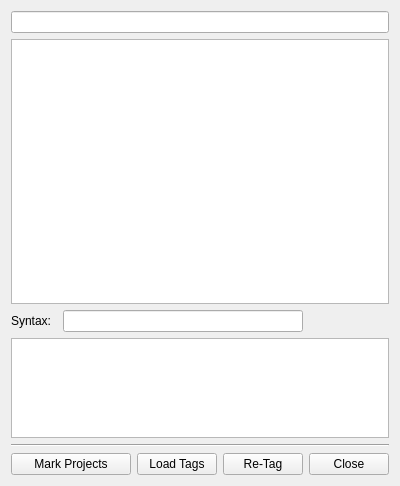
<?xml version="1.0" encoding="UTF-8"?>
<ui version="4.0">
 <class>Form</class>
 <widget class="QWidget" name="Form">
  <property name="geometry">
   <rect>
    <x>0</x>
    <y>0</y>
    <width>400</width>
    <height>486</height>
   </rect>
  </property>
  <property name="windowTitle">
   <string>Form</string>
  </property>
  <layout class="QGridLayout" name="gridLayout">
   <item row="1" column="0" colspan="5">
    <widget class="QLineEdit" name="editFunction"/>
   </item>
   <item row="2" column="0" colspan="5">
    <widget class="QTableWidget" name="tableFuncList"/>
   </item>
   <item row="3" column="0">
    <widget class="QLabel" name="label">
     <property name="maximumSize">
      <size>
       <width>46</width>
       <height>16777215</height>
      </size>
     </property>
     <property name="text">
      <string>Syntax:</string>
     </property>
    </widget>
   </item>
   <item row="3" column="1" colspan="3">
    <widget class="QLineEdit" name="editSyntax"/>
   </item>
   <item row="3" column="4">
    <widget class="QLabel" name="labelEntries">
     <property name="maximumSize">
      <size>
       <width>70</width>
       <height>16777215</height>
      </size>
     </property>
     <property name="text">
      <string/>
     </property>
     <property name="alignment">
      <set>Qt::AlignRight|Qt::AlignTrailing|Qt::AlignVCenter</set>
     </property>
    </widget>
   </item>
   <item row="5" column="0" colspan="5">
    <widget class="Line" name="line">
     <property name="orientation">
      <enum>Qt::Horizontal</enum>
     </property>
    </widget>
   </item>
   <item row="6" column="0" colspan="2">
    <widget class="QPushButton" name="buttonMark">
     <property name="text">
      <string>Mark Projects</string>
     </property>
    </widget>
   </item>
   <item row="6" column="2">
    <widget class="QPushButton" name="buttonLoad">
     <property name="text">
      <string>Load Tags</string>
     </property>
    </widget>
   </item>
   <item row="6" column="3">
    <widget class="QPushButton" name="buttonTag">
     <property name="text">
      <string>Re-Tag</string>
     </property>
    </widget>
   </item>
   <item row="6" column="4">
    <widget class="QPushButton" name="buttonClose">
     <property name="text">
      <string>Close</string>
     </property>
    </widget>
   </item>
   <item row="4" column="0" colspan="5">
    <widget class="QListWidget" name="listProjects">
     <property name="maximumSize">
      <size>
       <width>16777215</width>
       <height>100</height>
      </size>
     </property>
    </widget>
   </item>
  </layout>
 </widget>
 <resources/>
 <connections/>
</ui>
